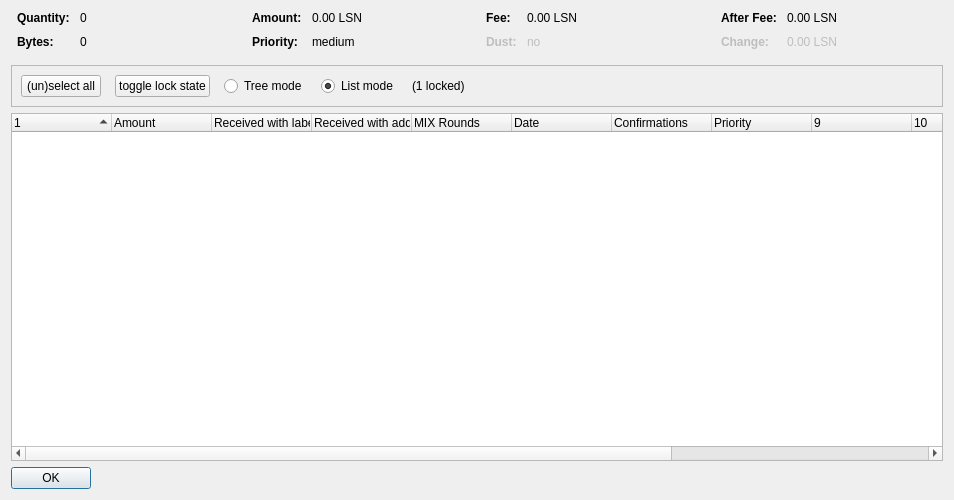
<?xml version="1.0" encoding="UTF-8"?>
<ui version="4.0">
 <class>CoinControlDialog</class>
 <widget class="QDialog" name="CoinControlDialog">
  <property name="geometry">
   <rect>
    <x>0</x>
    <y>0</y>
    <width>954</width>
    <height>500</height>
   </rect>
  </property>
  <property name="windowTitle">
   <string>Coin Selection</string>
  </property>
  <layout class="QVBoxLayout" name="verticalLayout">
   <item>
    <layout class="QHBoxLayout" name="horizontalLayoutTop" stretch="0,0,0,0">
     <property name="topMargin">
      <number>0</number>
     </property>
     <property name="bottomMargin">
      <number>10</number>
     </property>
     <item>
      <layout class="QFormLayout" name="formLayoutCoinControl1">
       <property name="horizontalSpacing">
        <number>10</number>
       </property>
       <property name="verticalSpacing">
        <number>10</number>
       </property>
       <property name="leftMargin">
        <number>6</number>
       </property>
       <property name="rightMargin">
        <number>6</number>
       </property>
       <item row="0" column="0">
        <widget class="QLabel" name="labelCoinControlQuantityText">
         <property name="font">
          <font>
           <weight>75</weight>
           <bold>true</bold>
          </font>
         </property>
         <property name="text">
          <string>Quantity:</string>
         </property>
        </widget>
       </item>
       <item row="0" column="1">
        <widget class="QLabel" name="labelCoinControlQuantity">
         <property name="cursor">
          <cursorShape>IBeamCursor</cursorShape>
         </property>
         <property name="contextMenuPolicy">
          <enum>Qt::ActionsContextMenu</enum>
         </property>
         <property name="text">
          <string notr="true">0</string>
         </property>
         <property name="textInteractionFlags">
          <set>Qt::LinksAccessibleByMouse|Qt::TextSelectableByKeyboard|Qt::TextSelectableByMouse</set>
         </property>
        </widget>
       </item>
       <item row="1" column="0">
        <widget class="QLabel" name="labelCoinControlBytesText">
         <property name="font">
          <font>
           <weight>75</weight>
           <bold>true</bold>
          </font>
         </property>
         <property name="text">
          <string>Bytes:</string>
         </property>
        </widget>
       </item>
       <item row="1" column="1">
        <widget class="QLabel" name="labelCoinControlBytes">
         <property name="cursor">
          <cursorShape>IBeamCursor</cursorShape>
         </property>
         <property name="contextMenuPolicy">
          <enum>Qt::ActionsContextMenu</enum>
         </property>
         <property name="text">
          <string notr="true">0</string>
         </property>
         <property name="textInteractionFlags">
          <set>Qt::LinksAccessibleByMouse|Qt::TextSelectableByKeyboard|Qt::TextSelectableByMouse</set>
         </property>
        </widget>
       </item>
      </layout>
     </item>
     <item>
      <layout class="QFormLayout" name="formLayoutCoinControl2">
       <property name="horizontalSpacing">
        <number>10</number>
       </property>
       <property name="verticalSpacing">
        <number>10</number>
       </property>
       <property name="leftMargin">
        <number>6</number>
       </property>
       <property name="rightMargin">
        <number>6</number>
       </property>
       <item row="0" column="0">
        <widget class="QLabel" name="labelCoinControlAmountText">
         <property name="font">
          <font>
           <weight>75</weight>
           <bold>true</bold>
          </font>
         </property>
         <property name="text">
          <string>Amount:</string>
         </property>
        </widget>
       </item>
       <item row="0" column="1">
        <widget class="QLabel" name="labelCoinControlAmount">
         <property name="cursor">
          <cursorShape>IBeamCursor</cursorShape>
         </property>
         <property name="contextMenuPolicy">
          <enum>Qt::ActionsContextMenu</enum>
         </property>
         <property name="text">
          <string notr="true">0.00 LSN</string>
         </property>
         <property name="textInteractionFlags">
          <set>Qt::LinksAccessibleByMouse|Qt::TextSelectableByKeyboard|Qt::TextSelectableByMouse</set>
         </property>
        </widget>
       </item>
       <item row="1" column="0">
        <widget class="QLabel" name="labelCoinControlPriorityText">
         <property name="font">
          <font>
           <weight>75</weight>
           <bold>true</bold>
          </font>
         </property>
         <property name="text">
          <string>Priority:</string>
         </property>
        </widget>
       </item>
       <item row="1" column="1">
        <widget class="QLabel" name="labelCoinControlPriority">
         <property name="cursor">
          <cursorShape>IBeamCursor</cursorShape>
         </property>
         <property name="contextMenuPolicy">
          <enum>Qt::ActionsContextMenu</enum>
         </property>
         <property name="text">
          <string>medium</string>
         </property>
         <property name="textInteractionFlags">
          <set>Qt::LinksAccessibleByMouse|Qt::TextSelectableByKeyboard|Qt::TextSelectableByMouse</set>
         </property>
        </widget>
       </item>
      </layout>
     </item>
     <item>
      <layout class="QFormLayout" name="formLayoutCoinControl3">
       <property name="horizontalSpacing">
        <number>10</number>
       </property>
       <property name="verticalSpacing">
        <number>10</number>
       </property>
       <property name="leftMargin">
        <number>6</number>
       </property>
       <property name="rightMargin">
        <number>6</number>
       </property>
       <item row="0" column="0">
        <widget class="QLabel" name="labelCoinControlFeeText">
         <property name="font">
          <font>
           <weight>75</weight>
           <bold>true</bold>
          </font>
         </property>
         <property name="text">
          <string>Fee:</string>
         </property>
        </widget>
       </item>
       <item row="0" column="1">
        <widget class="QLabel" name="labelCoinControlFee">
         <property name="cursor">
          <cursorShape>IBeamCursor</cursorShape>
         </property>
         <property name="contextMenuPolicy">
          <enum>Qt::ActionsContextMenu</enum>
         </property>
         <property name="text">
          <string notr="true">0.00 LSN</string>
         </property>
         <property name="textInteractionFlags">
          <set>Qt::LinksAccessibleByMouse|Qt::TextSelectableByKeyboard|Qt::TextSelectableByMouse</set>
         </property>
        </widget>
       </item>
       <item row="1" column="0">
        <widget class="QLabel" name="labelCoinControlLowOutputText">
         <property name="enabled">
          <bool>false</bool>
         </property>
         <property name="font">
          <font>
           <weight>75</weight>
           <bold>true</bold>
          </font>
         </property>
         <property name="text">
          <string>Dust:</string>
         </property>
        </widget>
       </item>
       <item row="1" column="1">
        <widget class="QLabel" name="labelCoinControlLowOutput">
         <property name="enabled">
          <bool>false</bool>
         </property>
         <property name="cursor">
          <cursorShape>IBeamCursor</cursorShape>
         </property>
         <property name="contextMenuPolicy">
          <enum>Qt::ActionsContextMenu</enum>
         </property>
         <property name="text">
          <string>no</string>
         </property>
         <property name="textInteractionFlags">
          <set>Qt::LinksAccessibleByMouse|Qt::TextSelectableByKeyboard|Qt::TextSelectableByMouse</set>
         </property>
        </widget>
       </item>
      </layout>
     </item>
     <item>
      <layout class="QFormLayout" name="formLayoutCoinControl4">
       <property name="horizontalSpacing">
        <number>10</number>
       </property>
       <property name="verticalSpacing">
        <number>10</number>
       </property>
       <property name="leftMargin">
        <number>6</number>
       </property>
       <property name="rightMargin">
        <number>6</number>
       </property>
       <item row="0" column="0">
        <widget class="QLabel" name="labelCoinControlAfterFeeText">
         <property name="font">
          <font>
           <weight>75</weight>
           <bold>true</bold>
          </font>
         </property>
         <property name="text">
          <string>After Fee:</string>
         </property>
        </widget>
       </item>
       <item row="0" column="1">
        <widget class="QLabel" name="labelCoinControlAfterFee">
         <property name="cursor">
          <cursorShape>IBeamCursor</cursorShape>
         </property>
         <property name="contextMenuPolicy">
          <enum>Qt::ActionsContextMenu</enum>
         </property>
         <property name="text">
          <string notr="true">0.00 LSN</string>
         </property>
         <property name="textInteractionFlags">
          <set>Qt::LinksAccessibleByMouse|Qt::TextSelectableByKeyboard|Qt::TextSelectableByMouse</set>
         </property>
        </widget>
       </item>
       <item row="1" column="0">
        <widget class="QLabel" name="labelCoinControlChangeText">
         <property name="enabled">
          <bool>false</bool>
         </property>
         <property name="font">
          <font>
           <weight>75</weight>
           <bold>true</bold>
          </font>
         </property>
         <property name="text">
          <string>Change:</string>
         </property>
        </widget>
       </item>
       <item row="1" column="1">
        <widget class="QLabel" name="labelCoinControlChange">
         <property name="enabled">
          <bool>false</bool>
         </property>
         <property name="cursor">
          <cursorShape>IBeamCursor</cursorShape>
         </property>
         <property name="contextMenuPolicy">
          <enum>Qt::ActionsContextMenu</enum>
         </property>
         <property name="text">
          <string notr="true">0.00 LSN</string>
         </property>
         <property name="textInteractionFlags">
          <set>Qt::LinksAccessibleByMouse|Qt::TextSelectableByKeyboard|Qt::TextSelectableByMouse</set>
         </property>
        </widget>
       </item>
      </layout>
     </item>
    </layout>
   </item>
   <item>
    <widget class="QFrame" name="frame">
     <property name="minimumSize">
      <size>
       <width>0</width>
       <height>40</height>
      </size>
     </property>
     <property name="frameShape">
      <enum>QFrame::StyledPanel</enum>
     </property>
     <property name="frameShadow">
      <enum>QFrame::Sunken</enum>
     </property>
     <layout class="QHBoxLayout" name="horizontalLayout">
      <item>
       <layout class="QHBoxLayout" name="horizontalLayoutPanel" stretch="0,0,0,0,0,0">
        <property name="spacing">
         <number>14</number>
        </property>
        <item>
         <widget class="QPushButton" name="pushButtonSelectAll">
          <property name="sizePolicy">
           <sizepolicy hsizetype="Maximum" vsizetype="Fixed">
            <horstretch>0</horstretch>
            <verstretch>0</verstretch>
           </sizepolicy>
          </property>
          <property name="text">
           <string>(un)select all</string>
          </property>
          <property name="autoDefault">
           <bool>false</bool>
          </property>
         </widget>
        </item>
        <item>
         <widget class="QPushButton" name="pushButtonToggleLock">
          <property name="sizePolicy">
           <sizepolicy hsizetype="Maximum" vsizetype="Fixed">
            <horstretch>0</horstretch>
            <verstretch>0</verstretch>
           </sizepolicy>
          </property>
          <property name="text">
           <string>toggle lock state</string>
          </property>
          <property name="autoDefault">
           <bool>false</bool>
          </property>
         </widget>
        </item>
        <item>
         <widget class="QRadioButton" name="radioTreeMode">
          <property name="sizePolicy">
           <sizepolicy hsizetype="Maximum" vsizetype="Fixed">
            <horstretch>0</horstretch>
            <verstretch>0</verstretch>
           </sizepolicy>
          </property>
          <property name="text">
           <string>Tree mode</string>
          </property>
         </widget>
        </item>
        <item>
         <widget class="QRadioButton" name="radioListMode">
          <property name="sizePolicy">
           <sizepolicy hsizetype="Maximum" vsizetype="Fixed">
            <horstretch>0</horstretch>
            <verstretch>0</verstretch>
           </sizepolicy>
          </property>
          <property name="text">
           <string>List mode</string>
          </property>
          <property name="checked">
           <bool>true</bool>
          </property>
         </widget>
        </item>
        <item>
         <widget class="QLabel" name="labelLocked">
          <property name="text">
           <string>(1 locked)</string>
          </property>
         </widget>
        </item>
        <item>
         <spacer name="horizontalSpacer">
          <property name="orientation">
           <enum>Qt::Horizontal</enum>
          </property>
          <property name="sizeHint" stdset="0">
           <size>
            <width>40</width>
            <height>20</height>
           </size>
          </property>
         </spacer>
        </item>
       </layout>
      </item>
     </layout>
    </widget>
   </item>
   <item>
    <widget class="CoinControlTreeWidget" name="treeWidget">
     <property name="contextMenuPolicy">
      <enum>Qt::CustomContextMenu</enum>
     </property>
     <property name="sortingEnabled">
      <bool>false</bool>
     </property>
     <property name="columnCount">
      <number>13</number>
     </property>
     <attribute name="headerShowSortIndicator" stdset="0">
      <bool>true</bool>
     </attribute>
     <attribute name="headerStretchLastSection">
      <bool>false</bool>
     </attribute>
     <column>
      <property name="text">
       <string/>
      </property>
     </column>
     <column>
      <property name="text">
       <string>Amount</string>
      </property>
     </column>
     <column>
      <property name="text">
       <string>Received with label</string>
      </property>
     </column>
     <column>
      <property name="text">
       <string>Received with address</string>
      </property>
     </column>
     <column>
      <property name="text">
       <string>MIX Rounds</string>
      </property>
     </column>
     <column>
      <property name="text">
       <string>Date</string>
      </property>
     </column>
     <column>
      <property name="text">
       <string>Confirmations</string>
      </property>
      <property name="toolTip">
       <string>Confirmed</string>
      </property>
     </column>
     <column>
      <property name="text">
       <string>Priority</string>
      </property>
     </column>
     <column>
      <property name="text">
       <string/>
      </property>
     </column>
     <column>
      <property name="text">
       <string/>
      </property>
     </column>
     <column>
      <property name="text">
       <string/>
      </property>
     </column>
     <column>
      <property name="text">
       <string/>
      </property>
     </column>
     <column>
      <property name="text">
       <string/>
      </property>
     </column>
    </widget>
   </item>
   <item>
    <widget class="QDialogButtonBox" name="buttonBox">
     <property name="sizePolicy">
      <sizepolicy hsizetype="Maximum" vsizetype="Fixed">
       <horstretch>0</horstretch>
       <verstretch>0</verstretch>
      </sizepolicy>
     </property>
     <property name="orientation">
      <enum>Qt::Horizontal</enum>
     </property>
     <property name="standardButtons">
      <set>QDialogButtonBox::Ok</set>
     </property>
    </widget>
   </item>
  </layout>
 </widget>
 <customwidgets>
  <customwidget>
   <class>CoinControlTreeWidget</class>
   <extends>QTreeWidget</extends>
   <header>coincontroltreewidget.h</header>
  </customwidget>
 </customwidgets>
 <resources/>
 <connections/>
</ui>
